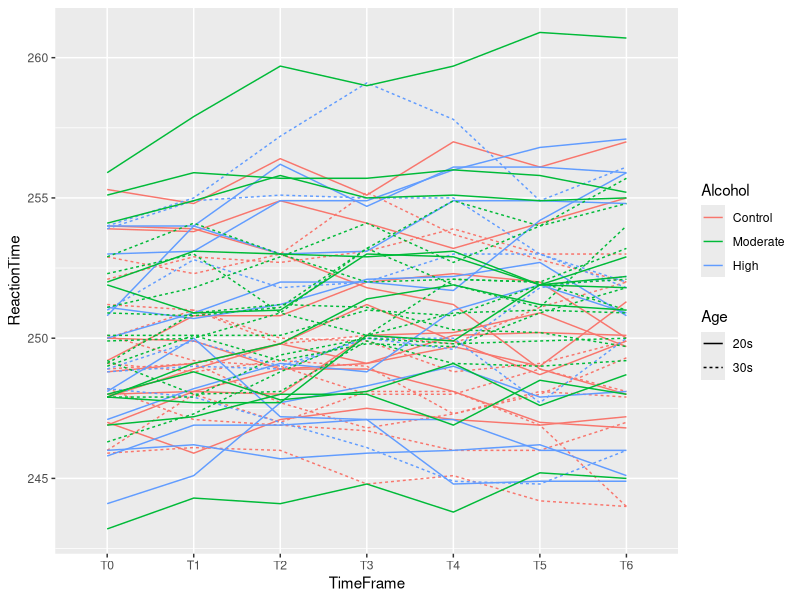
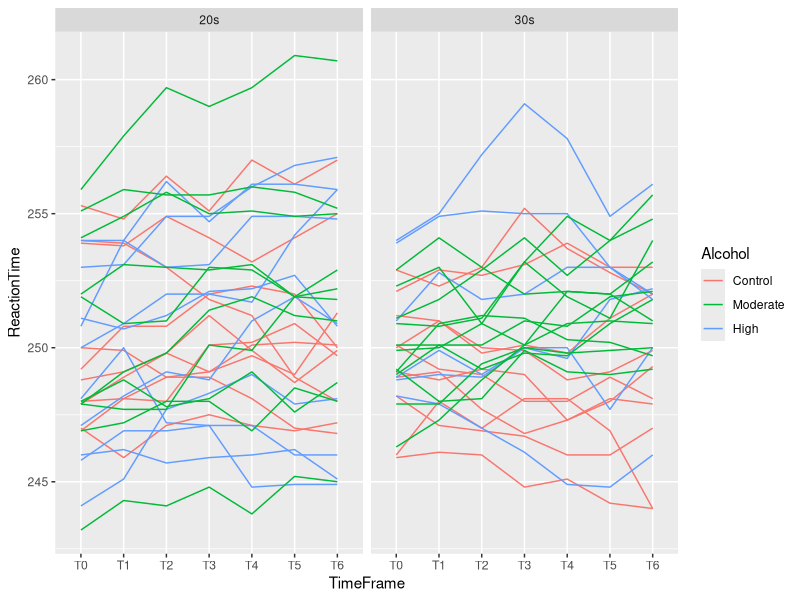
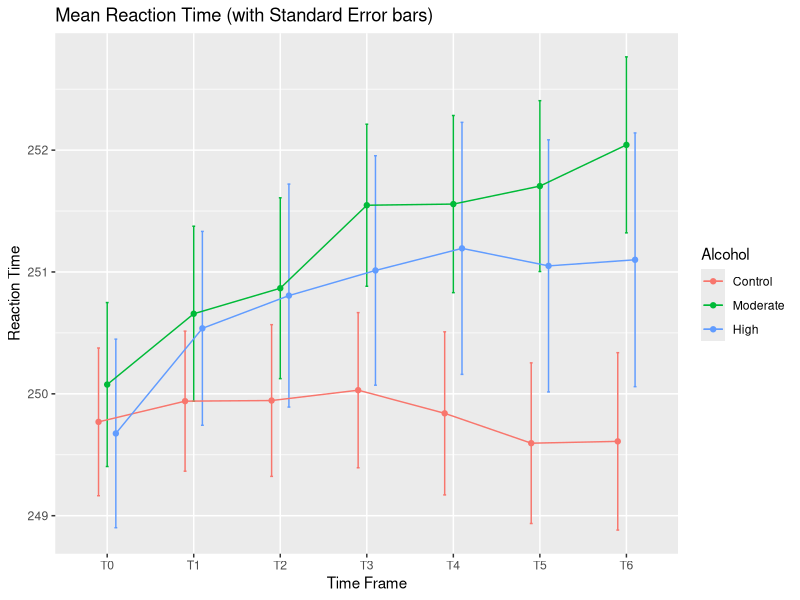

Reproduce these figures in R, in order.
## ---- chunk 1
knitr::opts_chunk$set(echo = TRUE)
library(tidyverse)
library(knitr)
library(emmeans)
options(dplyr.summarise.inform=FALSE)
## ---- chunk 2
alcohol <- read.csv("alcoholReaction.csv")
head(alcohol)
## ---- chunk 3
head(alcohol %>% 
       mutate(Age = case_when(Age < 31 ~ "20s",
                              Age %in% 31:40 ~ "30s")))
## ---- chunk 4
alcohol <- alcohol %>% 
       mutate(Age = case_when(Age < 31 ~ "20s",
                              Age %in% 31:40 ~ "30s"))

head(alcohol)
## ---- chunk 5
alcohol.long<- alcohol %>%
  pivot_longer(c(T0,T1,T2,T3,T4,T5,T6), names_to="TimeFrame", values_to="ReactionTime")

## ---- chunk 6
# peek at the pivoted data structure
# head(alcohol.long, n=12)
head(alcohol.long, n=12)
## ---- chunk 7
alcohol.long <- alcohol.long %>%
  mutate(Subject=factor(Subject),
         Alcohol=factor(Alcohol, labels=c("Control",
                                          "Moderate",
                                          "High")))

head(alcohol.long)
## ---- chunk 8
ggplot(alcohol.long) +
    geom_line(aes(x=TimeFrame, y=ReactionTime, color=Alcohol, linetype=Age, group=Subject)) 
## ---- chunk 9
ggplot(alcohol.long) +
    geom_line(aes(x=TimeFrame, y=ReactionTime, color=Alcohol, group=Subject)) +
   facet_wrap(~Age)
## ---- chunk 10
alcohol.summary <- alcohol.long %>%
  group_by(Alcohol, TimeFrame) %>%
  summarise(Mean = mean(ReactionTime),
            SE = sd(ReactionTime)/sqrt(length(ReactionTime)))
## ---- chunk 11
ggplot(alcohol.summary, aes(x=TimeFrame, y=Mean, colour=Alcohol)) + 
  geom_errorbar(aes(ymin=Mean-SE, ymax=Mean+SE), width=.1, position=position_dodge(0.3)) +
  geom_line(aes(group=Alcohol), position=position_dodge(0.3)) +
  geom_point(position=position_dodge(0.3)) +
  xlab("Time Frame") +
  ylab("Reaction Time") +
  ggtitle("Mean Reaction Time (with Standard Error bars)")
## ---- chunk 12

## ---- chunk 13

## ---- chunk 14

## ---- chunk 15
